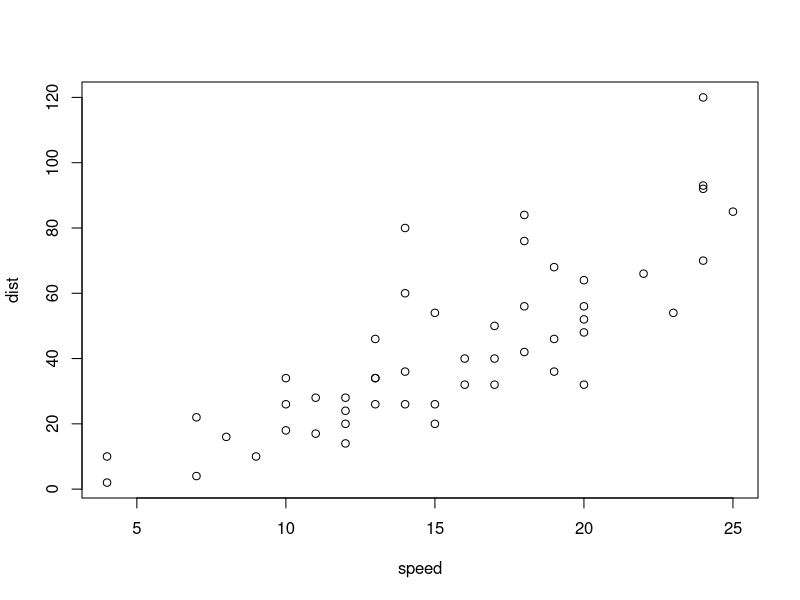
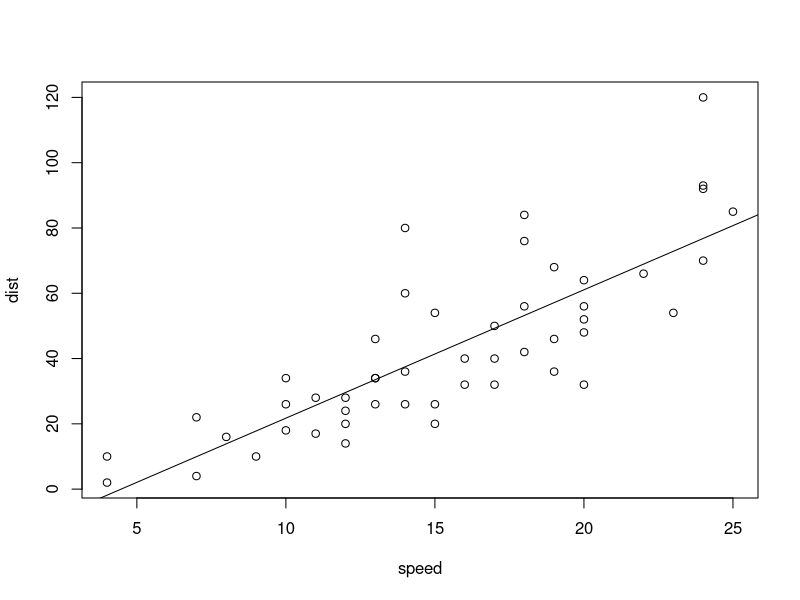
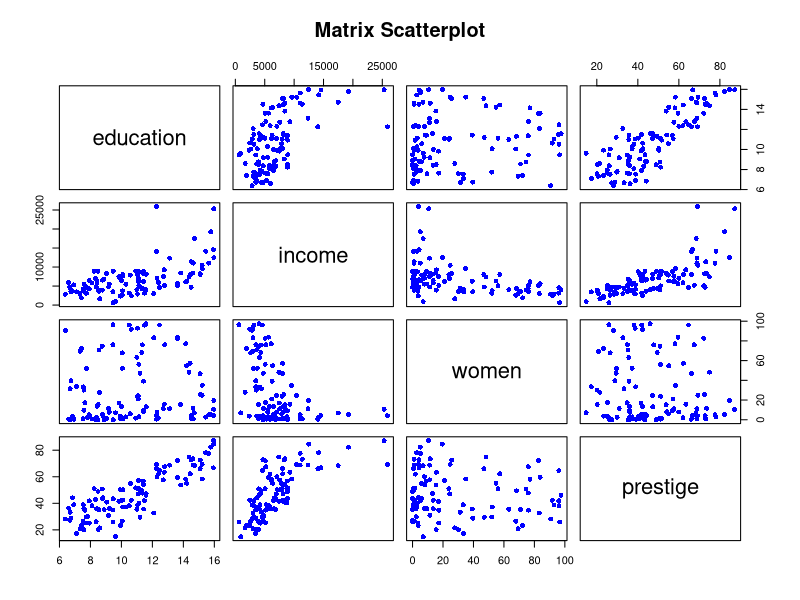

Recreate these plots in R, in order. (Note: this script raises an error after producing the figures.)
# 데이터마이닝
# 데이터마이닝 도구 학습을 통해 다양한 정보 수집가능
# 예측(회귀분석), 분류, 군집화 등

str(cars)
plot(dist~speed, data = cars)
model <- lm(dist~speed, cars)
  # dist: 종속변수
  # speed: 독립변수
model

# 회귀식의 형태는
# y - Wx + b
coef(model) [1] #b
coef(model) [2] #W

# 회귀식은 y = 3.932x -17.579
# dist = 3.932*speed - 17.579

#Q. 속도가 각각 30,35,40일 때 예상 제동거리는?
speed <- c(30, 35, 40)
dist <- 3.932*speed - 17.579
print(dist)

# 모델의 예측값과 실제 값 사이 어느정도 차이가 날까?
speed <- cars[,1]
prediction.dist <- 3.932*speed - 17.579
prediction.dist
compare <- cbind(prediction.dist, cars[,2], abs(prediction.dist-cars[,2]))
compare

#실제로 그려보기
plot(dist~speed, data=cars)
abline(coef(model))


####중선형회귀####

# 독립변수가 2개 이상인 경우
# 특정 직군의 연봉을 3가지 변수(교육년수, 여성비율, 평판)
# 가지고 예측해보기

install.packages("car")
library(car)
head(Prestige)
new.data <- Prestige[c(1:4)]
plot(new.data, pch = 16,
     col="blue",
     main = "Matrix Scatterplot")

# 연봉예측모델

model.income <- lm(income ~ education + prestige + women,
                   data = new.data)
summary(model.income)

회귀식은
predict.income = 177.199*Prestige$education + 141.435*Prestige$prestige -50.896*Prestige$women -253.850

# 어떤 직군의 평균 교육연수가 9.5년, 여성비율 20%, 평판도 80이라면 예상연봉은?

# Call:
#   lm(formula = income ~ education + prestige + women, data = new.data)
# 
# Residuals:
#   Min      1Q  Median      3Q 
# -7715.3  -929.7  -231.2   689.7 
# Max 
# 14391.8 
# 
# Coefficients:
#   Estimate Std. Error
# (Intercept) -253.850   1086.157
# education    177.199    187.632
# prestige     141.435     29.910
# women        -50.896      8.556
# t value Pr(>|t|)    
# (Intercept)  -0.234    0.816    
# education     0.944    0.347    
# prestige      4.729 7.58e-06 ***
#   women        -5.948 4.19e-08 ***  income 설명하는데 얼마나 중요한가?
#   ---
#   Signif. codes:  
#   0 ‘***’ 0.001 ‘**’ 0.01 ‘*’
# 0.05 ‘.’ 0.1 ‘ ’ 1
# 
# Residual standard error: 2575 on 98 degrees of freedom
# Multiple R-squared:  0.6432,	Adjusted R-squared:  0.6323  모델의 설명력
# F-statistic: 58.89 on 3 and 98 DF,  p-value: < 2.2e-16 모델의 유의확률


# 독립변수가 많을 때 골라내는 작업
library(MASS)
new.data2 <- Prestige[,c(1:5)]
head(new.data2)
model.income2 <- lm(income ~ education+prestige+women+census,
                    data = new.data2)
step <- stepAIC(model.income2, direction = "both")

# Start:  AIC=1607.93
# income ~ education + prestige + women + census 첫번째
# 
# Df Sum of Sq       RSS
# - census     1    639658 649654265
# - education  1   5558323 654572930
# <none>                   649014607
# - prestige   1 143207106 792221712
# - women      1 212639294 861653901
# AIC
# - census    1606.0
# - education 1606.8
# <none>      1607.9
# - prestige  1626.3
# - women     1634.8
# 
# Step:  AIC=1606.03
# income ~ education + prestige + women 두번째
# 
# Df Sum of Sq       RSS
# - education  1   5912400 655566665
# <none>                   649654265
# + census     1    639658 649014607
# - prestige   1 148234959 797889223
# - women      1 234562232 884216497
# AIC
# - education 1605.0
# <none>      1606.0
# + census    1607.9
# - prestige  1625.0
# - women     1635.5
# 
# Step:  AIC=1604.96
# income ~ prestige + women 최종
# 
# Df Sum of Sq        RSS
# <none>                    655566665
# + education  1   5912400  649654265
# + census     1    993735  654572930
# - women      1 234647032  890213697
# - prestige   1 811037947 1466604612
# AIC
# <none>      1605.0
# + education 1606.0
# + census    1606.8
# - women     1634.2
# - prestige  1685.1

model.income3 <- lm(income ~ prestige+women,
                    data = new.data2)
summary(model.income3)


# 로지스틱 회귀분석
# 종속변수가 범주형 데이터일 때
# 예) iris 품종 예측

head(iris)
# 종속변수가 숫자형 이어야 함 . 범주형 변수를 숫자로 변환
mod.iris <- glm(as.integer(Species) ~.,
            data= iris)
summary(mod.iris)

# Call:
#   glm(formula = as.integer(Species) ~ ., data = iris)
# 
# Deviance Residuals: 
#   Min        1Q    Median        3Q       Max  
# -0.59215  -0.15368   0.01268   0.11089   0.55077  
# 
# Coefficients:
#   Estimate Std. Error t value Pr(>|t|)    
# (Intercept)   1.18650    0.20484   5.792 4.15e-08 ***
#   Sepal.Length -0.11191    0.05765  -1.941   0.0542 .  
# Sepal.Width  -0.04008    0.05969  -0.671   0.5030    
# Petal.Length  0.22865    0.05685   4.022 9.26e-05 ***
#   Petal.Width   0.60925    0.09446   6.450 1.56e-09 ***
#   ---
#   Signif. codes:  0 ‘***’ 0.001 ‘**’ 0.01 ‘*’ 0.05 ‘.’ 0.1 ‘ ’ 1
# 
# (Dispersion parameter for gaussian family taken to be 0.04800419)
# 
# Null deviance: 100.0000  on 149  degrees of freedom
# Residual deviance:   6.9606  on 145  degrees of freedom
# AIC: -22.874
# 
# Number of Fisher Scoring iterations: 2

# 임의의 품종 예측해보기

# 1
pred.iris <-1.18650 + 5.1 * (-0.11191) +
            3.5 * (-0.04008) +
            1.4 * (0.22865 +
            0.2 * 0.60925)
pred.iris
# 1에 가까우므로 1(setosa)로 판단
unique(iris$Species)
as.integer(unique(iris$Species))

# 2
unknown <- data.frame(rbind(c(5.1, 3.5, 1.4, 0.2)))
names(unknown) <- names(iris) [1:4]
unknown
mod.iris
pred.iris2 <- predict(mod.iris, unknown)
pred.iris2

# 3 (여러 개)

test.iris <- iris[,1:4]
pred.iris3 <- predict(mod.iris, test.iris)
pred.iris3
pred.iris3 <- round(pred.iris3,0)
pred.iris3 # 순서별 예측 품종이 나온다.
#얼마나 성공했나?
pred.iris3 == as.integer(iris[,5])
acc <- mean(pred.iris3 == as.integer(iris[,5]))
acc

# 주의할 점
# 종속변수는 숫자여야 하기에 문자형의 경우 숫자로 변환 후 작업
# 범주형 데이터가 factor의 경우 as.integer()로 숫자변환 가능
class(iris$Species)
iris$Species
as.integer(iris$Species)

#### 군집화 ####


#### k-means clustering ####


#### KNN classification ####


#### k-fold cross validation ####
